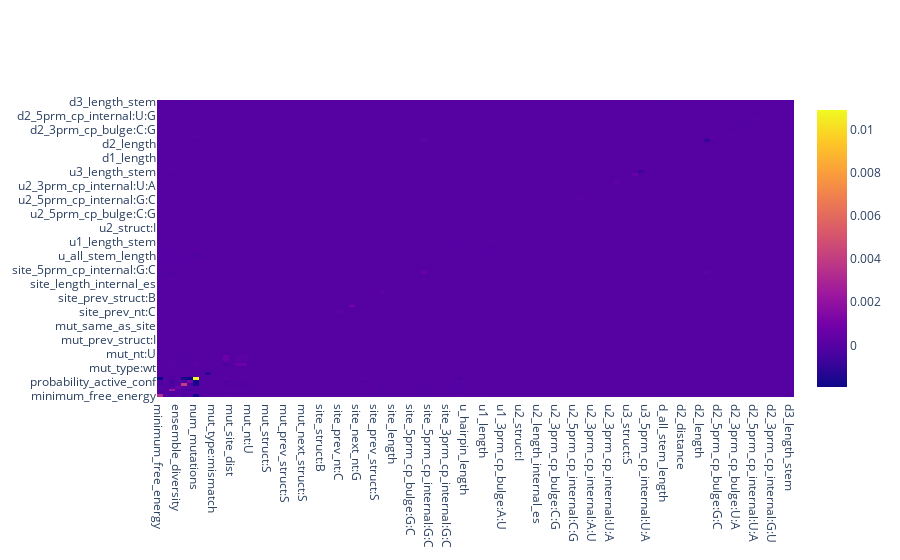

Notebook code cell kept with this figure:
### Code cell
from plotly.offline import init_notebook_mode
init_notebook_mode(connected=True)

trace = Heatmap(z=mean_interaction_values_df.values,
                   x=Cols,
                   y=Index)
iplot([trace],show_link=False)

### Figure 1 — Plotly figure (JSON) as saved in the notebook; plotly's stock layout.template omitted (floating-point values rounded to 4 significant figures; data arrays with more than 128 entries replaced by an {"elided": "..."} marker saying what was removed)
{"data": [{"type": "heatmap", "x": ["minimum_free_energy", "ensemble_free_energy", "mfe_frequency", "ensemble_diversity", "sim_nor_score", "probability_active_conf", "num_mutations", "mut_exist", "mut_type:indel", "mut_type:mismatch", "mut_type:wt", "mut_pos", "mut_site_dist", "mut_nt:A", "mut_nt:C", "mut_nt:U", "mut_struct:B", "mut_struct:I", "mut_struct:S", "mut_ref_struct:S", "mut_prev_struct:I", "mut_prev_struct:S", "mut_next_struct:B", "mut_next_struct:I", "mut_next_struct:S", "mut_same_as_site", "all_stem_length", "site_struct:B", "site_struct:I", "site_struct:S", "site_prev_nt:C", "site_prev_nt:G", "site_next_nt:C", "site_next_nt:G", "site_next_nt:U", "site_prev_struct:B", "site_prev_struct:S", "site_1_1:A:C", "site_1_1:A:U", "site_length", "site_length_internal_es", "site_length_internal_ecs", "site_5prm_cp_bulge:G:C", "site_3prm_cp_bulge:G:C", "site_5prm_cp_internal:C:G", "site_5prm_cp_internal:G:C", "site_5prm_cp_internal:U:G", "site_3prm_cp_internal:A:U", "site_3prm_cp_internal:G:C", "u_count", "u_all_stem_length", "u_hairpin_length", "u1_struct:B", "u1_struct:S", "u1_length", "u1_length_stem", "u1_5prm_cp_bulge:C:G", "u1_3prm_cp_bulge:A:U", "u2_distance", "u2_struct:B", "u2_struct:I", "u2_struct:S", "u2_length", "u2_length_internal_es", "u2_length_internal_ecs", "u2_5prm_cp_bulge:C:G", "u2_3prm_cp_bulge:C:G", "u2_3prm_cp_bulge:U:A", "u2_5prm_cp_internal:A:U", "u2_5prm_cp_internal:C:G", "u2_5prm_cp_internal:G:C", "u2_5prm_cp_internal:U:A", "u2_3prm_cp_internal:A:U", "u2_3prm_cp_internal:C:G", "u2_3prm_cp_internal:G:C", "u2_3prm_cp_internal:U:A", "u3_distance", "u3_struct:I", "u3_struct:S", "u3_length", "u3_length_stem", "u3_5prm_cp_internal:U:A", "u3_3prm_cp_internal:C:G", "d_count", "d_all_stem_length", "d1_length", "d1_length_stem", "d2_distance", "d2_struct:B", "d2_struct:I", "d2_length", "d2_length_internal_es", "d2_length_internal_ecs", "d2_5prm_cp_bulge:G:C", "d2_5prm_cp_bulge:U:G", "d2_3prm_cp_bulge:C:G", "d2_3prm_cp_bulge:U:A", "d2_5prm_cp_internal:A:U", "d2_5prm_cp_internal:G:C", "d2_5prm_cp_internal:U:A", "d2_5prm_cp_internal:U:G", "d2_3prm_cp_internal:G:C", "d2_3prm_cp_internal:G:U", "d3_distance", "d3_length", "d3_length_stem"], "y": ["minimum_free_energy", "ensemble_free_energy", "mfe_frequency", "ensemble_diversity", "sim_nor_score", "probability_active_conf", "num_mutations", "mut_exist", "mut_type:indel", "mut_type:mismatch", "mut_type:wt", "mut_pos", "mut_site_dist", "mut_nt:A", "mut_nt:C", "mut_nt:U", "mut_struct:B", "mut_struct:I", "mut_struct:S", "mut_ref_struct:S", "mut_prev_struct:I", "mut_prev_struct:S", "mut_next_struct:B", "mut_next_struct:I", "mut_next_struct:S", "mut_same_as_site", "all_stem_length", "site_struct:B", "site_struct:I", "site_struct:S", "site_prev_nt:C", "site_prev_nt:G", "site_next_nt:C", "site_next_nt:G", "site_next_nt:U", "site_prev_struct:B", "site_prev_struct:S", "site_1_1:A:C", "site_1_1:A:U", "site_length", "site_length_internal_es", "site_length_internal_ecs", "site_5prm_cp_bulge:G:C", "site_3prm_cp_bulge:G:C", "site_5prm_cp_internal:C:G", "site_5prm_cp_internal:G:C", "site_5prm_cp_internal:U:G", "site_3prm_cp_internal:A:U", "site_3prm_cp_internal:G:C", "u_count", "u_all_stem_length", "u_hairpin_length", "u1_struct:B", "u1_struct:S", "u1_length", "u1_length_stem", "u1_5prm_cp_bulge:C:G", "u1_3prm_cp_bulge:A:U", "u2_distance", "u2_struct:B", "u2_struct:I", "u2_struct:S", "u2_length", "u2_length_internal_es", "u2_length_internal_ecs", "u2_5prm_cp_bulge:C:G", "u2_3prm_cp_bulge:C:G", "u2_3prm_cp_bulge:U:A", "u2_5prm_cp_internal:A:U", "u2_5prm_cp_internal:C:G", "u2_5prm_cp_internal:G:C", "u2_5prm_cp_internal:U:A", "u2_3prm_cp_internal:A:U", "u2_3prm_cp_internal:C:G", "u2_3prm_cp_internal:G:C", "u2_3prm_cp_internal:U:A", "u3_distance", "u3_struct:I", "u3_struct:S", "u3_length", "u3_length_stem", "u3_5prm_cp_internal:U:A", "u3_3prm_cp_internal:C:G", "d_count", "d_all_stem_length", "d1_length", "d1_length_stem", "d2_distance", "d2_struct:B", "d2_struct:I", "d2_length", "d2_length_internal_es", "d2_length_internal_ecs", "d2_5prm_cp_bulge:G:C", "d2_5prm_cp_bulge:U:G", "d2_3prm_cp_bulge:C:G", "d2_3prm_cp_bulge:U:A", "d2_5prm_cp_internal:A:U", "d2_5prm_cp_internal:G:C", "d2_5prm_cp_internal:U:A", "d2_5prm_cp_internal:U:G", "d2_3prm_cp_internal:G:C", "d2_3prm_cp_internal:G:U", "d3_distance", "d3_length", "d3_length_stem"], "z": {"elided": "106x106 float values"}}], "layout": {}}
